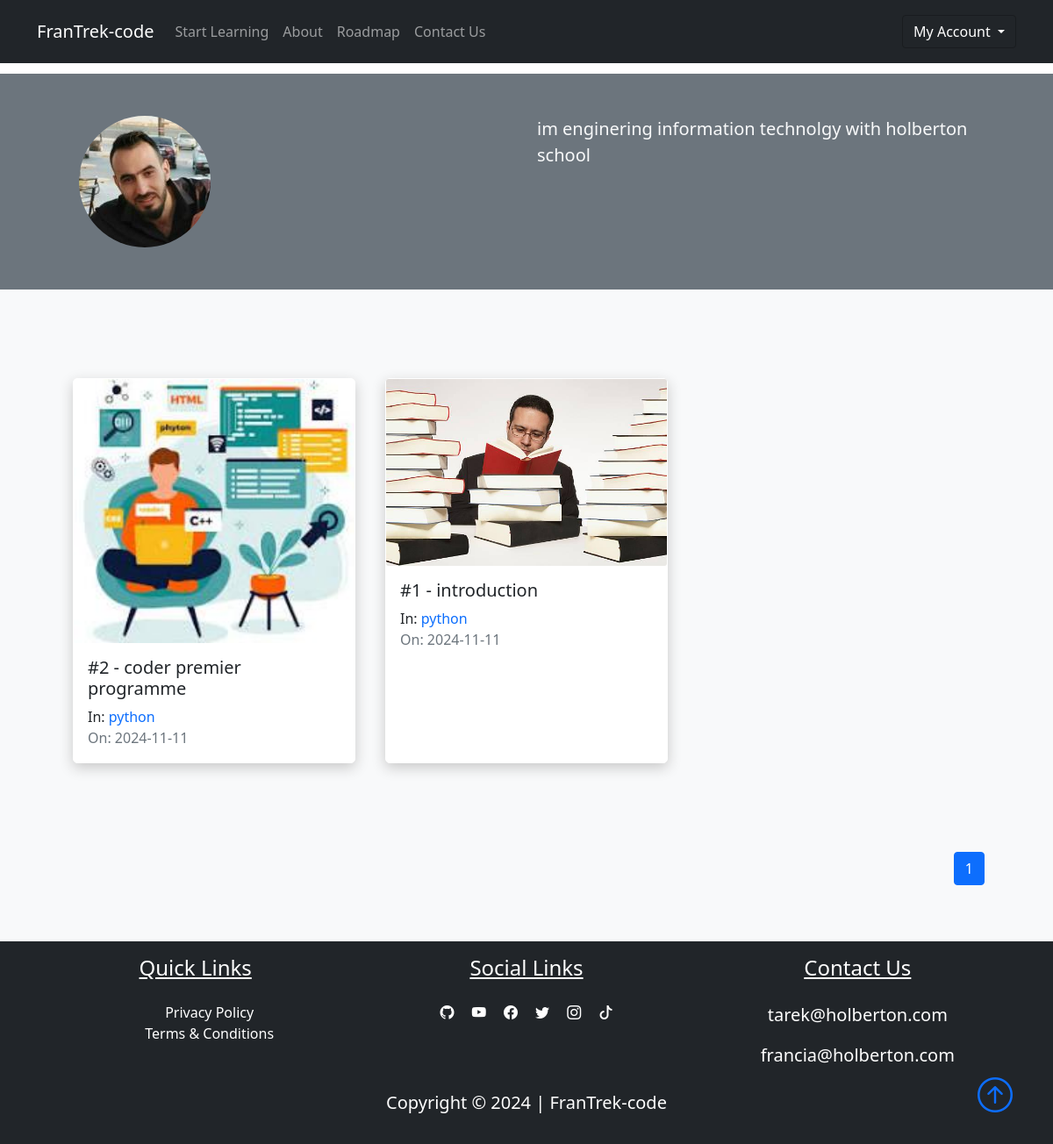
Page /author/tarek (signed in) on the committed database.
### FranTrek/models.py (models this page shows, shortened)
class User(db.Model, UserMixin):
    id = db.Column(db.Integer, primary_key=True)
    fname = db.Column(db.String(25), nullable=False)
    lname = db.Column(db.String(25), nullable=False)
    username = db.Column(db.String(25), unique=True, nullable=False)
    email = db.Column(db.String(125), unique=True, nullable=False)
    image_file = db.Column(db.String(20), nullable=False, default="default.png")
    bio = db.Column(db.Text, nullable=True)
    password = db.Column(db.String(60), nullable=False)
    lessons = db.relationship("Lesson", backref="author", lazy=True)

class Lesson(db.Model):
    id = db.Column(db.Integer, primary_key=True)
    title = db.Column(db.String(100), nullable=False)
    date_posted = db.Column(db.DateTime, nullable=False, default=datetime.utcnow)
    content = db.Column(db.Text, nullable=False)
    thumbnail = db.Column(
        db.String(20), nullable=False, default="default_thumbnail.jpg"
    )
    slug = db.Column(db.String(32), nullable=False)
    user_id = db.Column(db.Integer, db.ForeignKey("user.id"), nullable=False)
    course_id = db.Column(db.Integer, db.ForeignKey("course.id"), nullable=False)

class Course(db.Model):
    id = db.Column(db.Integer, primary_key=True)
    title = db.Column(db.String(50), unique=True, nullable=False)
    description = db.Column(db.String(150), nullable=False)
    icon = db.Column(db.String(20), nullable=False, default="default_icon.jpg")
    lessons = db.relationship("Lesson", backref="course_name", lazy=True)

### FranTrek/users/routes.py (the view)
@users.route("/author/<string:username>", methods=["GET"])
def author(username):
    user = User.query.filter_by(username=username).first_or_404()
    page = request.args.get("page", 1, type=int)
    lessons = (
        Lesson.query.filter_by(author=user)
        .order_by(Lesson.date_posted.desc())
        .paginate(page=page, per_page=6)
    )
    return render_template("author.html", lessons=lessons, user=user)

### FranTrek/models.py (called while the page is built)
@login_manager.user_loader
def load_user(user_id):
    return User.query.get(int(user_id))

### FranTrek/templates/author.html (shortened to what this page needs)
{% extends "layout.html"%}
{% block content %}
<div class="container-fluid bg-secondary">
    <div class="container">
        <div class="row p-5">
            <div class="col-6">
                <img class="rounded-circle" src="{{url_for('static', filename='user_pics/' + user.image_file)}}" alt="">
            </div>
            <div class="col-6">
                <span class="lead text-light">{{user.bio}}</span>
            </div>
        </div>
    </div>
</div>
<section class="bg-light">
    <div class="container p-5">
        <div class="row">
            {% for lesson in lessons.items %}
            <div class="col-sm-12 col-md-6 col-lg-4 pb-5 d-flex align-items-stretch">
                <div class="card lesson">
                    <img src="{{url_for('static', filename='lesson_thumbnails/'+lesson.thumbnail)}}" class="card-img">
                    <div class="card-body d-flex flex-column">
                        <h5 class="card-title">
                            <a class="text-decoration-none text-dark"
                                href="{{url_for('lessons.lesson', lesson_slug=lesson.slug, course=lesson.course_name.title)}}">{{lesson.title}}</a>
                        </h5>
                        <p class="card-text mb-0">In:
                            <a href="{{url_for('courses.course', course_title=lesson.course_name.title)}}"
                                class="link">{{lesson.course_name.title}}</a>
                        </p>
                        <span class="text-muted">On: {{lesson.date_posted.strftime('%Y-%m-%d')}}</span>
                    </div>
                </div>
            </div>
            {% endfor %}
            <nav class="mt-5" aria-label="...">
                <ul class="pagination" style="display: flex; justify-content: flex-end">
                    {% for page_num in lessons.iter_pages(left_edge=1, right_edge=1, left_current=1, right_current=2) %}
                    {% if page_num %}
                    {% if lessons.page == page_num %}
                    <li class="page-item active">
                        <a href="{{url_for('users.author', username=user.username, page=page_num)}}"
                            class="page-link">{{page_num}}</a>
                    </li>
                    {%else%}
                    <li class="page-item">
                        <a href="{{url_for('users.author', username=user.username, page=page_num)}}"
                            class="page-link">{{page_num}}</a>
                    </li>
                    {%endif%}
                    {% else %}
                    <span class="mx-2">...</span>
                    {% endif %}
                    {% endfor %}
                </ul>
            </nav>
        </div>
    </div>
</section>
{% endblock content%}

### FranTrek/static/main.css (style rules this page uses)
body::before { display: block; content: ''; height: 60px; }
.card { transition: 0.7s ease; box-shadow: 0 5px 15px rgba(1 1 1/ 15); border-radius: 5px; margin: 5px; }
.lesson { box-shadow: 0 5px 15px rgba(200 200 200/ 15); border-radius: 5px; border: 1px solid #fff; }
.link { text-decoration: none; }

### rows in the picture
User: image_file (picture), bio "im enginering information technolgy with holberton school"
Lesson: thumbnail (picture), title "#2 - coder premier programme", course_name "python", date_posted "2024-11-11"
Lesson: thumbnail (picture), title "#1 - introduction", course_name "python", date_posted "2024-11-11"

### other values in the picture
{{ page_num }} "1"
